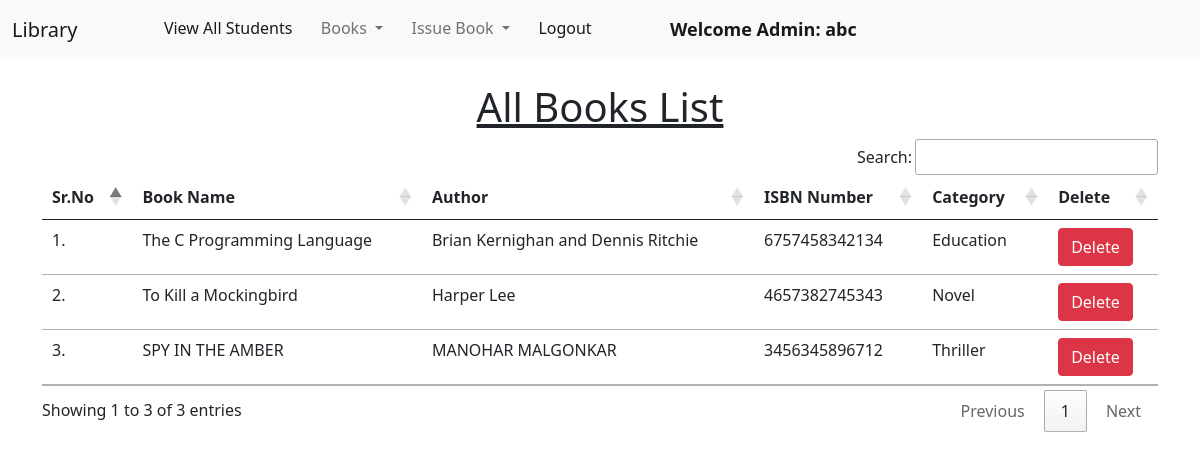
/view_books/ (signed in), run on the app's committed database.
### library/models.py (models this page shows, shortened)
class Book(models.Model):
    name = models.CharField(max_length=200)
    author = models.CharField(max_length=200)
    isbn = models.PositiveIntegerField()
    category = models.CharField(max_length=50)

### library/views.py (the view)
# urls.py: path("view_books/", views.view_books, name="view_books"),
@login_required(login_url = '/admin_login')
def view_books(request):
    books = Book.objects.all()
    return render(request, "view_books.html", {'books':books})

### library/templates/view_books.html (shortened to what this page needs)
{% extends 'admin_navbar.html' %}
{% load static %}
{% block body %}
<div class="container mt-4">
    <h1 class="text-center"><u>All Books List</u></h1>
    <table class="table table-hover" id="example">
        <thead>
            <tr>
                <th>Sr.No</th>
                <th>Book Name</th>
                <th>Author</th>
                <th>ISBN Number</th>
                <th>Category</th>
                <th>Delete</th>
            </tr>
        </thead>
        <tbody>
            {% for book in books %}
            <tr>
                <td>{{forloop.counter}}.</td>
                <td>{{book.name}}</td>
                <td>{{book.author}}</td>
                <td>{{book.isbn}}</td>
                <td>{{book.category}}</td>
                <td><a href="/delete_book/{{book.id}}/" class="btn btn-danger" onclick="return confirm('Are you sure you want to delete this book?')">Delete</a></td>
            </tr>
            {% endfor %}
        </tbody>
    </table>
    </div>
{% endblock %}

### library/templates/admin_navbar.html (shortened to what this page needs)
<!doctype html>
<html lang="en">
  <head>
    <link href="https://cdn.jsdelivr.net/npm/bootstrap@5.1.0/dist/css/bootstrap.min.css" rel="stylesheet">
    <link rel="stylesheet" href="https://cdn.datatables.net/1.10.25/css/jquery.dataTables.min.css">
    <link rel="stylesheet" href="https://cdn.datatables.net/buttons/1.7.1/css/buttons.dataTables.min.css">
  </head>
  <body>
    <nav class="navbar navbar-expand-lg navbar-light bg-light">
        <div class="container-fluid">
          <a class="navbar-brand" href="#"> Library </a>
          <div class="collapse navbar-collapse" id="navbarSupportedContent">
            <ul class="navbar-nav me-auto mb-2 mb-lg-0">
              <li class="nav-item">
                <a class="nav-link active" aria-current="page" href="/view_students/">View All Students</a>
              </li>
              <li class="nav-item dropdown">
                <a class="nav-link dropdown-toggle" href="#" id="navbarDropdown" role="button" data-bs-toggle="dropdown" aria-expanded="false">
                  Books
                </a>
              </li>
              <li class="nav-item dropdown">
                <a class="nav-link dropdown-toggle" href="#" id="navbarDropdown" role="button" data-bs-toggle="dropdown" aria-expanded="false">
                  Issue Book
                </a>
              </li>
              <li class="nav-item">
                <a class="nav-link active" aria-current="page" href="/logout/">Logout</a>
              </li>
              <li class="nav-item">
                <a style="font-weight:600; font-family:'Segoe UI', Tahoma, Geneva, Verdana, sans-serif; font-size: large;" class="nav-link active" href="#">Welcome Admin: {{request.user}}</a>
              </li>
            </ul>
          </div>
        </div>
      </nav>
      {% block body %}
      {% endblock %}
  </body>
</html>

### data on the page
Book: name "The C Programming Language", author "Brian Kernighan and Dennis Ritchie", isbn "6757458342134", category "Education"
Book: name "To Kill a Mockingbird", author "Harper Lee", isbn "4657382745343", category "Novel"
Book: name "SPY IN THE AMBER", author "MANOHAR MALGONKAR", isbn "3456345896712", category "Thriller"

### other printed values
{{ request.user }} "abc"
